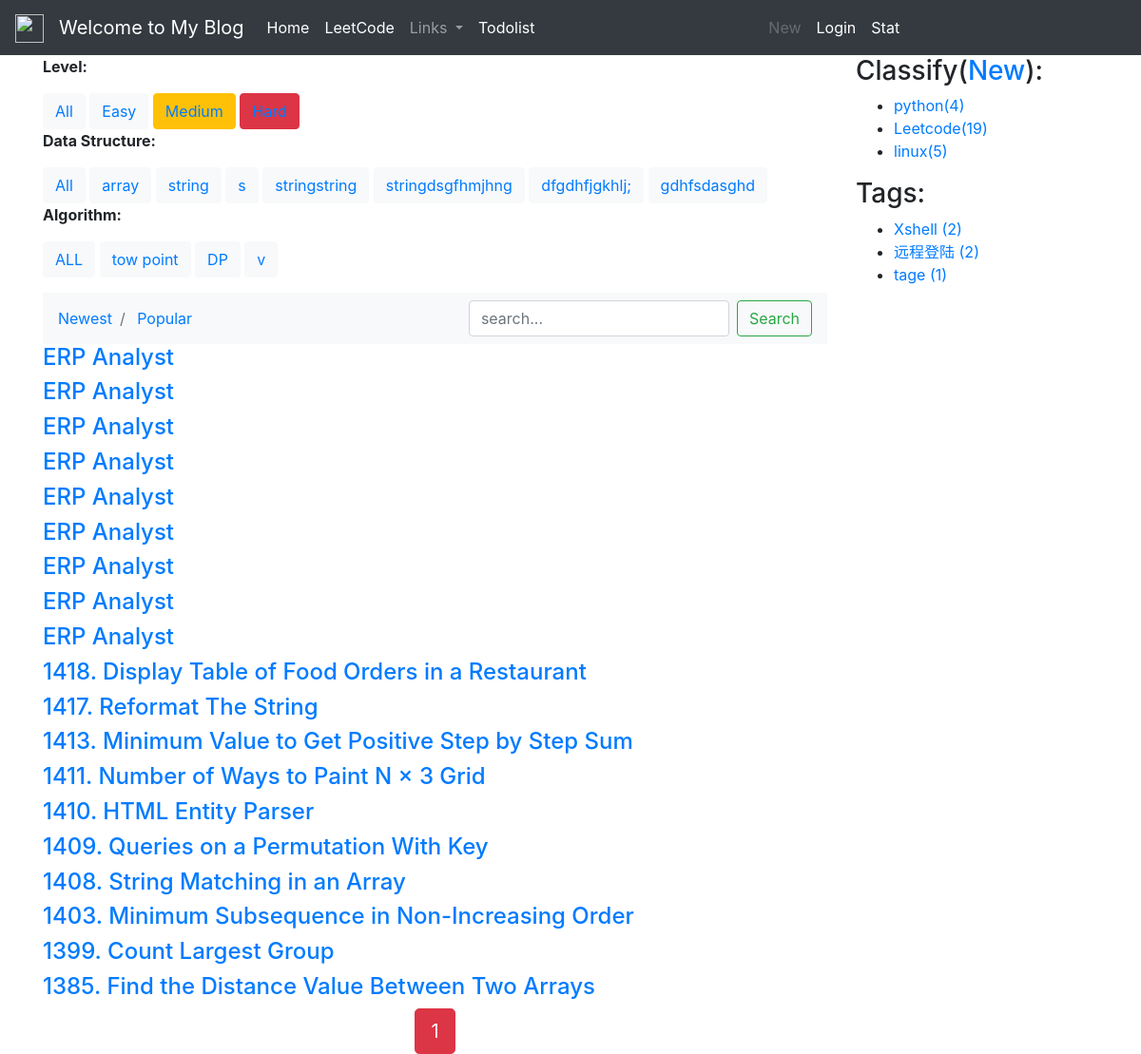
Screenshot of /blog_list_leetcode with the database file from the repository.
### blog/models.py (models this page shows, shortened)
class BlogDifficulty(models.Model):
    title = models.CharField(max_length=100, blank=True)
    created = models.DateTimeField(default=timezone.now)

class BlogClassifyDataStructure(models.Model):
    title = models.CharField(max_length=100, blank=True)
    created = models.DateTimeField(default=timezone.now)

class BlogAlgorithm(models.Model):
    title = models.CharField(max_length=100, blank=True)
    created = models.DateTimeField(default=timezone.now)

class Blog(models.Model):
    author = models.ForeignKey(User, on_delete=models.CASCADE)
    title = models.CharField(max_length=100)
    body = models.TextField()
    total_views = models.PositiveIntegerField(default=0)
    created_time = models.DateTimeField(default=timezone.now)
    updated_time = models.DateTimeField(auto_now=True)
    abstract = models.CharField(max_length=200, blank=True)
    classify = models.ForeignKey(BlogClassify, null=True, on_delete=models.CASCADE, related_name='blog')
    tags = models.ManyToManyField(Tag, blank=True)
    avatar = models.ImageField(upload_to='blog/%Y%m%d/', blank=True)
    difficulty=models.ForeignKey(BlogDifficulty,null=True,on_delete=models.CASCADE, related_name='blog')
    datastructrue=models.ForeignKey(BlogClassifyDataStructure,null=True,on_delete=models.CASCADE, related_name='blog')
    algorithm=models.ForeignKey(BlogAlgorithm,null=True,on_delete=models.CASCADE, related_name='blog')
    class Meta:
        ordering = ('-created_time',)

class BlogClassify(models.Model):
    title = models.CharField(max_length=100, blank=True)
    created = models.DateTimeField(default=timezone.now)

class Tag(models.Model):
    name = models.CharField(max_length=100)

### blog/views.py (the view)
# urls.py: path('blog_list_leetcode',views.blog_list_leetcode,name='blog_list_leetcode'),
def blog_list_leetcode(request):
    get_user_ip(request)
    search = request.POST.get('search')
    order = request.GET.get('order')
    difficulty=request.GET.get('difficulty')
    datastructure=request.GET.get('datastructure')
    algorithm=request.GET.get('algorithm')
    blog_difficulty=BlogDifficulty.objects.all()
    blog_DataStructure=BlogClassifyDataStructure.objects.all()
    blog_Algorithm=BlogAlgorithm.objects.all()
    classify = BlogClassify.objects.get(title='Leetcode')
    blog_list= Blog.objects.all()
    blog_list = blog_list.filter(classify=classify)
    if difficulty and difficulty!='None':
        blog_list = blog_list.filter(difficulty=difficulty)
    if datastructure and datastructure!='None':
        blog_list = blog_list.filter(datastructrue=datastructure)
    if algorithm and algorithm!='None':
        blog_list = blog_list.filter(algorithm=algorithm)
    if search:
        blog_list = blog_list.filter(
            Q(title__icontains=search) |
            Q(body__icontains=search)
        )
    else:
        search = ''
    if order == 'total_views':
        blog_list = blog_list.order_by('-total_views')
    paginator = Paginator(blog_list, 20)
    page = request.GET.get('page')
    blogs = paginator.get_page(page)
    context = {
        'blogs': blogs,
        'order': order,
        'search': search,
        'difficulty':difficulty,
        'datastructure':datastructure,
        'algorithm':algorithm,
        'blog_difficulty':blog_difficulty,
        'blog_DataStructure':blog_DataStructure,
        'blog_Algorithm':blog_Algorithm
    }
    return render(request, 'blog/listleetcode.html', context)

### blog/templatetags/blog_extras.py (called while the page is built)
@register.inclusion_tag('blog/inclusions/_classify.html',takes_context=True)
def show_classify(context):
    classify_list = BlogClassify.objects.annotate(num_posts=Count('blog')).filter(num_posts__gt=0)
    return {
        'classify_list': classify_list,
    }

@register.inclusion_tag('blog/inclusions/_tags.html', takes_context=True)
def show_tags(context):
    tag_list = Tag.objects.annotate(num_posts=Count('blog')).filter(num_posts__gt=0)
    return {
        'tag_list': tag_list,
    }

### templates/blog/listleetcode.html (shortened to what this page needs)
{% extends "base.html" %}
{% load staticfiles %}
{% block content %}
    <div>
            <div>
                <p><b>Level:</b></p>
                <button type="button" class="btn btn-light ">
                    <a href="{% url 'blog:blog_list_leetcode' %}?search={{ search }}&datastructure={{ datastructure }}&algorithm={{ algorithm }}">All</a>
                </button>
                {% for difficulty in blog_difficulty %}
                {% if difficulty.title == 'Easy' %}
                <button type="button" class="btn btn-light ">
                    <a href="{% url 'blog:blog_list_leetcode' %}?search={{ search }}&difficulty={{ difficulty.id }}&datastructure={{ datastructure }}&algorithm={{ algorithm }}">{{ difficulty.title }}</a>
                </button>
                {% elif difficulty.title == 'Medium' %}
                <button type="button" class="btn btn-warning ">
                    <a href="{% url 'blog:blog_list_leetcode' %}?search={{ search }}&difficulty={{ difficulty.id }}&datastructure={{ datastructure }}&algorithm={{ algorithm }}">{{ difficulty.title }}</a>
                </button>
                {% else %}
                <button type="button" class="btn btn-danger ">
                    <a href="{% url 'blog:blog_list_leetcode' %}?search={{ search }}&difficulty={{ difficulty.id }}&datastructure={{ datastructure }}&algorithm={{ algorithm }}">{{ difficulty.title }}</a>
                </button>
                {% endif %}
                {% endfor %}
            </div>
              <div>
                  <p><b>Data Structure:</b></p>
                  <button type="button" class="btn btn-light">
                    <a href="{% url 'blog:blog_list_leetcode' %}?search={{ search }}&difficulty={{ difficulty }}&algorithm={{ algorithm }}">All</a>
                  </button>
                {% for datastructure in blog_DataStructure %}
                <button type="button" class="btn btn-light">
                    <a href="{% url 'blog:blog_list_leetcode' %}?search={{ search }}&difficulty={{ difficulty }}&datastructure={{ datastructure.id }}&algorithm={{ algorithm }}">{{ datastructure.title }}</a>
                  </button>
                    {% endfor %}
              </div>
        <div>
                  <p><b>Algorithm:</b></p>
            <button type="button" class="btn btn-light">
                    <a href="{% url 'blog:blog_list_leetcode' %}?search={{ search }}&difficulty={{ difficulty }}&datastructure={{ datastructure }}">ALL</a>
                  </button>
                {% for algorithm in blog_Algorithm %}
                <button type="button" class="btn btn-light">
                    <a href="{% url 'blog:blog_list_leetcode' %}?search={{ search }}&difficulty={{ difficulty }}&datastructure={{ datastructure }}&algorithm={{ algorithm.id }}">{{ algorithm.title }}</a>
                  </button>
                    {% endfor %}
              </div>
        <nav class="navbar navbar-expand-lg navbar-light bg-light">
          <div class="collapse navbar-collapse" id="navbarSupportedContent">
            <ul class="navbar-nav mr-auto">
                <li class="breadcrumb-item">
                    <a href="{% url 'blog:blog_list_leetcode' %}?search={{ search }}&difficulty={{ difficulty }}&datastructure={{ datastructure }}&algorithm={{ algorithm }}">
                        Newest
                    </a>
                </li>
                <li class="breadcrumb-item">
                    <a href="{% url 'blog:blog_list_leetcode' %}?order=total_views&search={{ search }}&difficulty={{ difficulty }}&datastructure={{ datastructure }}&algorithm={{ algorithm }}">
                        Popular
                    </a>
                </li>
            </ul>
            <form class="form-inline my-2 my-lg-0" action="{% url 'blog:blog_list_leetcode' %}?order={{order}}&difficulty={{ difficulty }}&datastructrue={{ datastructrue }}&algorithm={{ algorithm }}" method="POST">
                <input type="search"
                    class="form-control mr-sm-2"
                    name="search"
                    placeholder="search..."
                    required
                >
              <button class="btn btn-outline-success my-2 my-sm-0" type="submit">Search</button>
            </form>
          </div>
        </nav>
    </div>
    {% for blog in blogs %}
    <h4><a href="{% url 'blog:blog_detail' blog.id %}">{{blog.title}}</a></h4>
    {% endfor %}
<div class="pagination row">
    <div class="m-auto">
        <span class="step-links">
            <span class="current btn btn-danger btn-lg">
                {{ blogs.number }}
            </span>
        </span>
    </div>
</div>
{% endblock content %}

### templates/blog/inclusions/_classify.html
<div class="">
  <h3 class="">Classify(<a href="{% url 'blog:classify_add' %}">New</a>):</h3>
  <ul>
    {% for classify in classify_list %}
      <li>
        <a href="{% url 'blog:blog_list' %}?classify={{ classify.id }}">{{ classify.title }}<span class="post-count">({{ classify.num_posts }})</span></a>
      </li>
    {% empty %}
      暂无分类！
    {% endfor %}
  </ul>
</div>

### templates/blog/inclusions/_tags.html
<div class="widget widget-tag-cloud">
  <h3 class="widget-title">Tags:</h3>
  <ul>
    {% for tag in tag_list %}
      <li>
        <a href="{% url 'blog:blog_list' %}?tag={{ tag.id }}">{{ tag.name }} <span class="post-count">({{ tag.num_posts }})</span></a>
      </li>
    {% empty %}
      暂无标签！
    {% endfor %}
  </ul>
</div>

### rows the page displays
BlogDifficulty: title "Easy"
BlogDifficulty: title "Medium"
BlogClassifyDataStructure: title "array"
BlogClassifyDataStructure: title "string"
BlogClassifyDataStructure: title "s"
BlogClassifyDataStructure: title "stringstring"
BlogClassifyDataStructure: title "stringdsgfhmjhng"
BlogClassifyDataStructure: title "dfgdhfjgkhlj;"
BlogClassifyDataStructure: title "gdhfsdasghd"
BlogAlgorithm: title "tow point"
BlogAlgorithm: title "DP"
BlogAlgorithm: title "v"
Blog: title "ERP Analyst"
Blog: title "ERP Analyst"
Blog: title "ERP Analyst"
Blog: title "ERP Analyst"
Blog: title "ERP Analyst"
Blog: title "ERP Analyst"
Blog: title "ERP Analyst"
Blog: title "ERP Analyst"
Blog: title "ERP Analyst"
Blog: title "1418. Display Table of Food Orders in a Restaurant"
Blog: title "1417. Reformat The String"
Blog: title "1413. Minimum Value to Get Positive Step by Step Sum"
Blog: title "1411. Number of Ways to Paint N × 3 Grid"
Blog: title "1410. HTML Entity Parser"
Blog: title "1409. Queries on a Permutation With Key"
Blog: title "1408. String Matching in an Array"
Blog: title "1403. Minimum Subsequence in Non-Increasing Order"
Blog: title "1399. Count Largest Group"
Blog: title "1385. Find the Distance Value Between Two Arrays"
BlogClassify: title "python", num_posts "4"
BlogClassify: title "Leetcode", num_posts "19"
BlogClassify: title "linux", num_posts "5"
Tag: name "Xshell", num_posts "2"
Tag: name "远程登陆", num_posts "2"
Tag: name "tage", num_posts "1"

### other values shown
{{ blogs.number }} "1"
